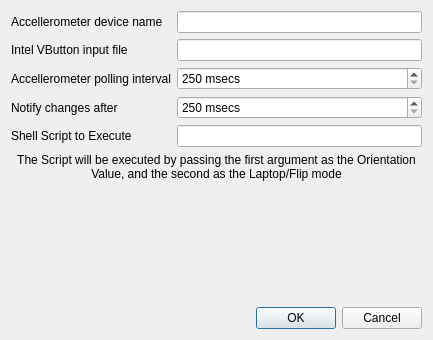
<?xml version="1.0" encoding="UTF-8"?>
<ui version="4.0">
 <class>SettingsDialog</class>
 <widget class="QDialog" name="SettingsDialog">
  <property name="geometry">
   <rect>
    <x>0</x>
    <y>0</y>
    <width>433</width>
    <height>340</height>
   </rect>
  </property>
  <property name="windowTitle">
   <string>Settings</string>
  </property>
  <property name="autoFillBackground">
   <bool>true</bool>
  </property>
  <layout class="QVBoxLayout" name="verticalLayout">
   <item>
    <layout class="QFormLayout" name="formLayout">
     <item row="0" column="0">
      <widget class="QLabel" name="label">
       <property name="text">
        <string>Accellerometer device name</string>
       </property>
      </widget>
     </item>
     <item row="0" column="1">
      <widget class="QLineEdit" name="lnAccellerometer"/>
     </item>
     <item row="1" column="0">
      <widget class="QLabel" name="label_2">
       <property name="text">
        <string>Intel VButton input file</string>
       </property>
      </widget>
     </item>
     <item row="1" column="1">
      <widget class="QLineEdit" name="lnIntelButton"/>
     </item>
     <item row="2" column="0">
      <widget class="QLabel" name="label_3">
       <property name="text">
        <string>Accellerometer polling interval</string>
       </property>
      </widget>
     </item>
     <item row="2" column="1">
      <widget class="QSpinBox" name="sbPolling">
       <property name="suffix">
        <string> msecs</string>
       </property>
       <property name="minimum">
        <number>250</number>
       </property>
       <property name="maximum">
        <number>10000</number>
       </property>
      </widget>
     </item>
     <item row="3" column="0">
      <widget class="QLabel" name="label_4">
       <property name="text">
        <string>Notify changes after</string>
       </property>
      </widget>
     </item>
     <item row="3" column="1">
      <widget class="QSpinBox" name="sbNotify">
       <property name="suffix">
        <string> msecs</string>
       </property>
       <property name="minimum">
        <number>250</number>
       </property>
       <property name="maximum">
        <number>10000</number>
       </property>
      </widget>
     </item>
     <item row="4" column="0">
      <widget class="QLabel" name="label_5">
       <property name="text">
        <string>Shell Script to Execute</string>
       </property>
      </widget>
     </item>
     <item row="4" column="1">
      <widget class="QLineEdit" name="lnShellScript">
       <property name="toolTip">
        <string>The Script will be executed by passing the first argument as the Orientation Value, and the second as the Laptop/Flip mode</string>
       </property>
      </widget>
     </item>
     <item row="5" column="0" colspan="2">
      <widget class="QLabel" name="label_6">
       <property name="text">
        <string>The Script will be executed by passing the first argument as the Orientation Value, and the second as the Laptop/Flip mode</string>
       </property>
       <property name="alignment">
        <set>Qt::AlignCenter</set>
       </property>
       <property name="wordWrap">
        <bool>true</bool>
       </property>
      </widget>
     </item>
    </layout>
   </item>
   <item>
    <widget class="QDialogButtonBox" name="buttonBox">
     <property name="orientation">
      <enum>Qt::Horizontal</enum>
     </property>
     <property name="standardButtons">
      <set>QDialogButtonBox::Cancel|QDialogButtonBox::Ok</set>
     </property>
    </widget>
   </item>
  </layout>
 </widget>
 <resources/>
 <connections>
  <connection>
   <sender>buttonBox</sender>
   <signal>accepted()</signal>
   <receiver>SettingsDialog</receiver>
   <slot>accept()</slot>
   <hints>
    <hint type="sourcelabel">
     <x>248</x>
     <y>254</y>
    </hint>
    <hint type="destinationlabel">
     <x>157</x>
     <y>274</y>
    </hint>
   </hints>
  </connection>
  <connection>
   <sender>buttonBox</sender>
   <signal>rejected()</signal>
   <receiver>SettingsDialog</receiver>
   <slot>reject()</slot>
   <hints>
    <hint type="sourcelabel">
     <x>316</x>
     <y>260</y>
    </hint>
    <hint type="destinationlabel">
     <x>286</x>
     <y>274</y>
    </hint>
   </hints>
  </connection>
 </connections>
</ui>
